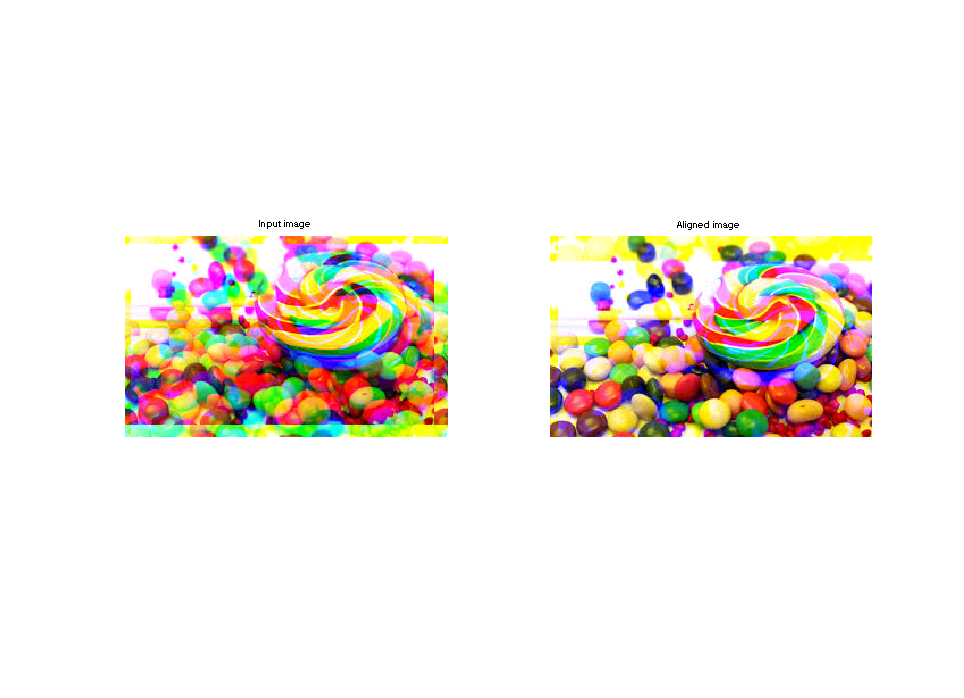
%> input picture 点乘求和失败.png, 964 x 698 px
$ octave --eval "result = cut_boundary_effect(imread('../点乘求和失败.png'));"   (GNU Octave 9; MATLAB toolbox functions it lacks are replaced by stand-ins)
%> lines starting %> are read from the running program, lines starting %| are printed output that depends on the picture; in (x1, y1, x2, y2) boxes, pixels count from 0 and x2, y2 are one past the last pixel; in counts of white or black regions, pixels touching at a corner belong together; the program's own positions count from 1
function [im_cut] = cut_boundary_effect(im)

im_cut=rgb2gray(im);
[height width] = size(im_cut);


top = im_cut(1:floor(0.1*height),:);
bottom = im_cut(end-floor(0.1*height)+1:end,:);
left = im_cut(:,1:floor(0.1*width));
right = im_cut(:,(end-floor(0.1*width)+1):end);

top_cut = find_cut_line(top,1);
bottom_cut = find_cut_line(bottom,2);
left_cut = find_cut_line(left,3);
right_cut = find_cut_line(right,4);

im_cut = im(top_cut:end-bottom_cut+1, left_cut:end-right_cut+1, :);


function [cut_depth] = find_cut_line(bd,idx)

bd = edge(bd,'canny');
siz=size(bd);

Threshold = 0.6;
switch (idx)
    case 1
        match_line = ones(1,siz(2));
        maxValue = 0;
        tmp=zeros(1,siz(1));
        for i=1:siz(1)
            tmp(i)=sum(bd(i,:).*match_line);
            if tmp(i) > maxValue
                maxValue = tmp(i);
                %cut_depth = i;
            end
        end
        cut_depth = max(find(tmp>(maxValue*Threshold)));
    case 2
        match_line = ones(1,siz(2));
        maxValue = 0;
        tmp=zeros(1,siz(1));
        for i=1:siz(1)
            tmp(i)=sum(bd(end-i+1,:).*match_line);
            if tmp(i) > maxValue
                maxValue = tmp(i);
                %cut_depth = i;
            end
        end
        cut_depth = max(find(tmp>(maxValue*Threshold)));
    case 3
        match_line = ones(1,siz(1));
        maxValue = 0;
        tmp=zeros(1,siz(2));
        for i=1:siz(2)
            tmp(i)=sum(bd(:,i).*match_line');
            if tmp(i) > maxValue
                maxValue = tmp(i);
                %cut_depth = i;
            end
        end
        cut_depth = max(find(tmp>(maxValue*Threshold)));
    case 4
        match_line = ones(1,siz(1));
        maxValue = 0;
        tmp=zeros(1,siz(2));
        for i=1:siz(2)
            tmp(i)=sum(bd(:,end-i+1).*match_line');
            if tmp(i) > maxValue
                maxValue = tmp(i);
                %cut_depth = i;
            end
        end
        cut_depth = max(find(tmp>(maxValue*Threshold)));

end


%> in cut_boundary_effect, `im_cut=rgb2gray(im);`:
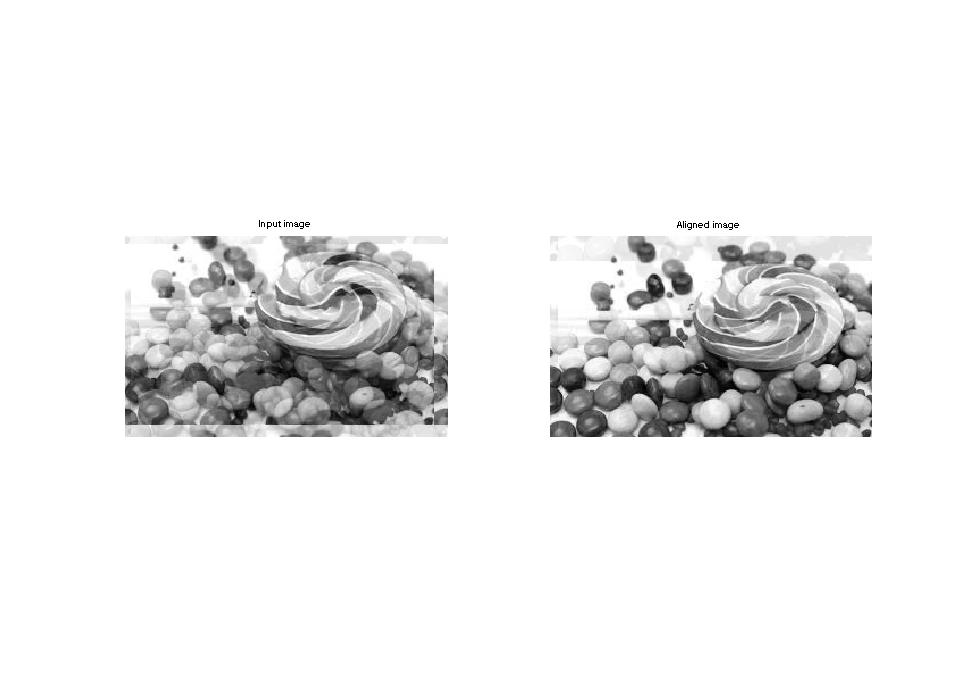
%> im_cut: size 698x964 uint8; min 0, max 255, mean 237.1
%> in cut_boundary_effect, `top = im_cut(1:floor(0.1*height),:);`: top: size 69x964 uint8; every value is 255
%> in cut_boundary_effect, `left = im_cut(:,1:floor(0.1*width));`: left: size 698x96 uint8; every value is 255
%> in cut_boundary_effect, `right = im_cut(:,(end-floor(0.1*width)+1):end);`:
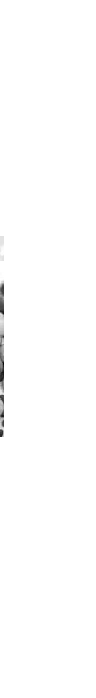
%> right: size 698x96 uint8; min 7, max 255, mean 253.8
%> in find_cut_line, `bd = edge(bd,'canny');`: bd: size 69x964 logical; every value is 0
%> after the loop in find_cut_line, `for i=1:siz(1)`: maxValue = 0; tmp = 69 values from 0 to 0
%> in find_cut_line, `cut_depth = max(find(tmp>(maxValue*Threshold)));`: cut_depth = []
%> in find_cut_line (call 3), `bd = edge(bd,'canny');`: bd: size 698x96 logical; every value is 0
%> call 4 of find_cut_line, with idx = 4
%> in find_cut_line (call 4), `bd = edge(bd,'canny');`:
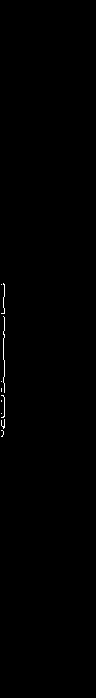
%> bd: size 698x96 logical; 0.27% white in thin lines or dots, all inside (x1, y1, x2, y2) = (1, 283, 5, 437)
%> after the loop in find_cut_line (call 4), `for i=1:siz(2)`: maxValue = 93; tmp = 96 values, max 93 at index 92, min 0 at index 1, mean 1.85
%> in find_cut_line (call 4), `cut_depth = max(find(tmp>(maxValue*Threshold)));`: cut_depth = 93
%> in cut_boundary_effect, `im_cut = im(top_cut:end-bottom_cut+1, left_cut:end-right_cut+1, :);`: im_cut = []
